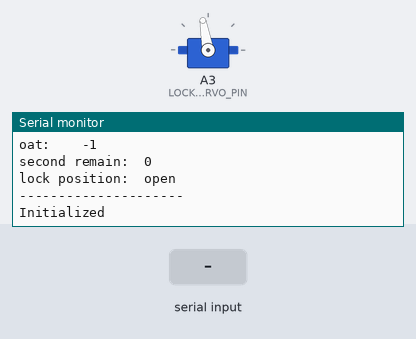
Bench run of a sketch on a simulated Arduino Uno, built with avr-gcc and run on an emulated ATmega328P. On the bench: servo, the last lines printed to the serial monitor. The test bench sets the inputs (shaded band). The local clock reads 2024-03-15 10:24:30 at power-on unless the sketch sets it.

Above: at 1.4 s.
1.5 s: "getrtc:1\n" received over the second serial link
At 3.0 s:
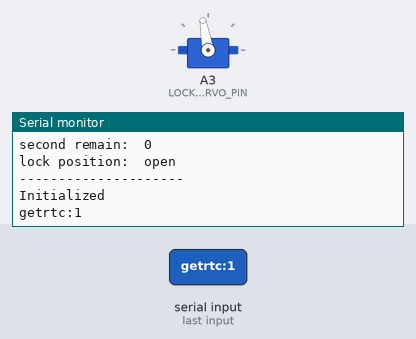
4.0 s: "getoat:1\n" received over the second serial link
At 5.9 s:
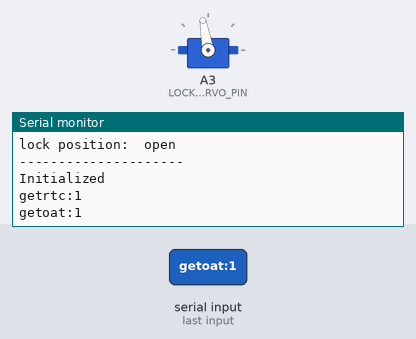
6.5 s: "setrtc:1\n" received over the second serial link
At 8.3 s:
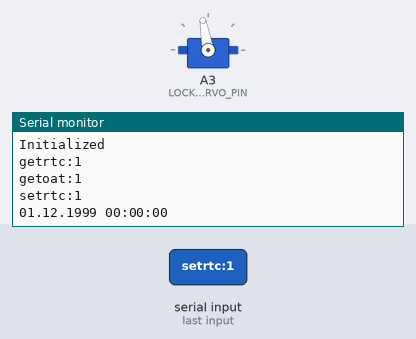

Measured:
- after the input at 1.5 s, the serial monitor: prints a new line after 1.0 s (image 1)
- after the input at 4.0 s, the serial monitor: prints a new line after 1.0 s (image 2)
- after the input at 6.5 s, the serial monitor: prints a new line after 1.0 s (image 3)

The sketch:

KeepUntil.ino
```cpp
#include <EEPROM.h>
#include <Servo.h>
#include <DS3231.h>
#include <SoftwareSerial.h>

#define DEBUG true
#define SET_RTC false
#define SHOW_TIME false

const byte LOCK_SERVO_PIN = A3;
const byte LOCK_FEEDBACK_PIN = A4; // future use
const byte LOCK_OPEN = 100;
const byte LOCK_LOCKED = 40;
const byte OAT_ADDRESS = 0;  //address to store the open at time

enum LockPosition {
	unknown,
	open,
	locked
};

long openAtTime;
LockPosition lockPosition;

SoftwareSerial bluetoothSerial(3, 4); //RX, TX
DS3231 rtc(SDA, SCL);
Servo lockServo;

void setup()
{
	if (DEBUG)	Serial.begin(9600);

	bluetoothSerial.begin(9600);
	while (!bluetoothSerial)
	{
		delay(50);
	}

	rtc.begin();

	if (SET_RTC)
	{
		rtc.setDate(10, 4, 2016);
		rtc.setTime(17, 38, 0);
	}

	if (SET_RTC || SHOW_TIME)
	{
		while (1)
		{
			printTimeString();
			delay(1000);
		}
	}

	openAtTime = EEPROMReadlong(OAT_ADDRESS);

	lockPosition = unknown;

	delay(100);

	if (DEBUG) printDebugInfo();
	if (DEBUG) Serial.println("Initialized");
}

void loop()
{
	if (openAtTime <= getRtcTime()) // should be open
	{
		if (lockPosition == locked || lockPosition == unknown)
		{
			lockControl("open");
		}
	}
	else // should be locked
	{
		if (lockPosition == open || lockPosition == unknown)
		{
			lockControl("lock");
		}
	}

	if (bluetoothSerial.available())
	{
		String request = bluetoothSerial.readString();

		if (DEBUG)
		{
			Serial.println(request);
		}

		if (request == "getrtc")
		{
			bluetoothSerial.println(
				formatJsonString("rtc", (String)rtc.getUnixTime(rtc.getTime()))
				);
		}
		else if (request == "getoat")
		{
			bluetoothSerial.println(
				formatJsonString("oat", (String)openAtTime)
				);
		}
		else if (request.startsWith("setrtc"))
		{
			setRtc(request.substring(request.indexOf(':') + 1));
			Serial.println(getTimeString());
		}
		else if (request.startsWith("setoat"))
		{
			// TODO: don't allow OAT to be
			// set if box is in a locked state
			setOpenAtTime(request.substring(request.indexOf(':') + 1));
			if (DEBUG) printDebugInfo();
		}
	}
}

void setOpenAtTime(String oat)
{
	openAtTime = oat.toFloat();

	EEPROMWritelong(OAT_ADDRESS, openAtTime);
}

String formatJsonString(String key, String value)
{
	return "{\"key\":\"" + key + "\",\"value\":\"" + value + "\"}";
}

void lockControl(String position)
{
	if (position == "lock")
	{
		lockServo.write(LOCK_LOCKED);
		lockPosition = locked;
	}
	else if (position == "open")
	{
		lockServo.write(LOCK_OPEN);
		lockPosition = open;
	}

	lockServo.attach(LOCK_SERVO_PIN);
	delay(1000);
	lockServo.detach();
}

long getRtcTime()
{
	return rtc.getUnixTime(rtc.getTime());
}

void setRtc(String rtcTime)
{
	char rtcBuffer[19];
	char * rtcParts;

	rtcTime.toCharArray(rtcBuffer, rtcTime.length());

	uint8_t day = (uint8_t)atol(strtok(rtcBuffer, "|"));
	uint8_t mon = (uint8_t)atol(strtok(NULL, "|"));
	uint16_t year = (uint8_t)atol(strtok(NULL, "|")) + 2000;
	uint8_t hour = (uint8_t)atol(strtok(NULL, "|"));
	uint8_t min = (uint8_t)atol(strtok(NULL, "|"));
	uint8_t sec = (uint8_t)atol(strtok(NULL, "|"));

	rtc.setDate(day, mon, year);
	rtc.setTime(hour, min, sec);
}

void printTimeString()
{
	Serial.print(rtc.getDateStr());
	Serial.print(" ");
	Serial.print(rtc.getTimeStr());
	Serial.println(" GMT");
}

String getTimeString()
{
	String time;

	time += rtc.getDateStr();
	time += " ";
	time += rtc.getTimeStr();

	return time;
}

void printDebugInfo()
{
	Serial.println("---------------------");
	Serial.print("rtc time:\t");
	printTimeString();
	Serial.print("rtc unix time:\t");
	Serial.println(getRtcTime());
	Serial.print("oat:\t\t");
	Serial.println(openAtTime);
	Serial.print("second remain:\t");
	Serial.println(openAtTime - getRtcTime() > 0 ? openAtTime - getRtcTime() : 0);
	Serial.print("lock position:\t");
	Serial.println(lockPosition == locked ? "locked" : "open");
	Serial.println("---------------------");
}

// ATTRIBUTION:
// Created by Kevin Elsenberger
// June 2, 2013
// elsenberger.k at gmail.com
// http://playground.arduino.cc/Code/EEPROMReadWriteLong
long EEPROMReadlong(long address)
{
	long four = EEPROM.read(address);
	long three = EEPROM.read(address + 1);
	long two = EEPROM.read(address + 2);
	long one = EEPROM.read(address + 3);

	return ((four << 0) & 0xFF) +
		((three << 8) & 0xFFFF) +
		((two << 16) & 0xFFFFFF) +
		((one << 24) & 0xFFFFFFFF);
}

// ATTRIBUTION:
// Created by Kevin Elsenberger
// June 2, 2013
// elsenberger.k at gmail.com
// http://playground.arduino.cc/Code/EEPROMReadWriteLong
void EEPROMWritelong(int address, long value)
{
	byte four = (value & 0xFF);
	byte three = ((value >> 8) & 0xFF);
	byte two = ((value >> 16) & 0xFF);
	byte one = ((value >> 24) & 0xFF);

	EEPROM.write(address, four);
	EEPROM.write(address + 1, three);
	EEPROM.write(address + 2, two);
	EEPROM.write(address + 3, one);
}
```
